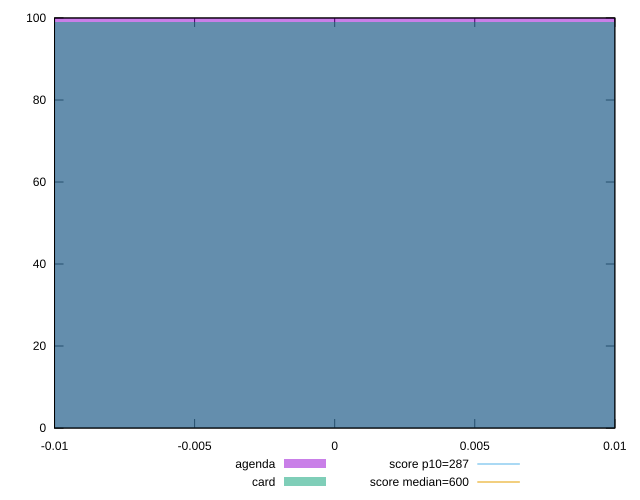

This chart was generated by the following gnuplot code:
reset

$agenda <<EOF
0 100
EOF

$card <<EOF
0 99
EOF

set key outside below
set boxwidth 0.1
set xrange [-0.01:0.01]
set yrange [0:100]
set trange [0:100]
set style fill transparent solid 0.5 noborder

set parametric
set terminal svg size 640, 500 enhanced background rgb 'white'
set output "reports/report_00030_2021-02-24T20-42-31.540Z/total-blocking-time/comparison/histogram/1_vs_2.svg"

plot $agenda title "agenda" with boxes, \
     $card title "card" with boxes, \
     287,t title "score p10=287", \
     600,t title "score median=600"

reset
